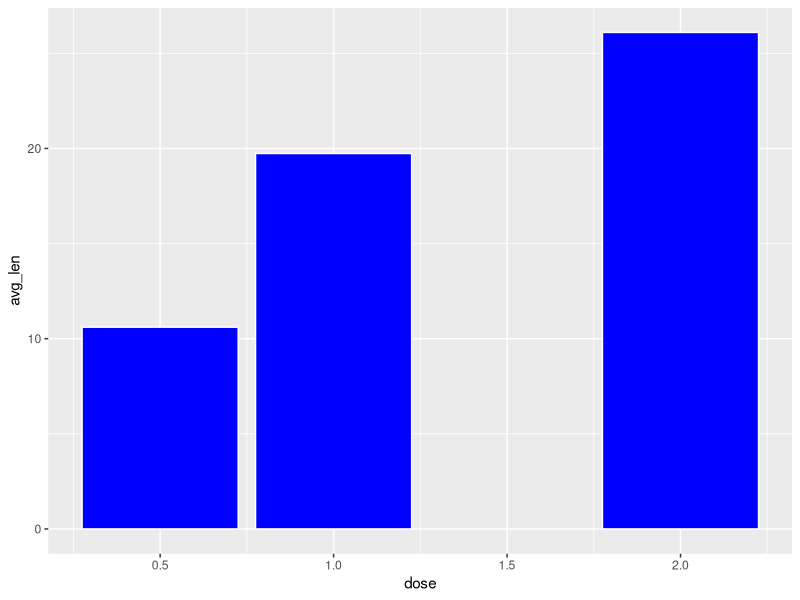
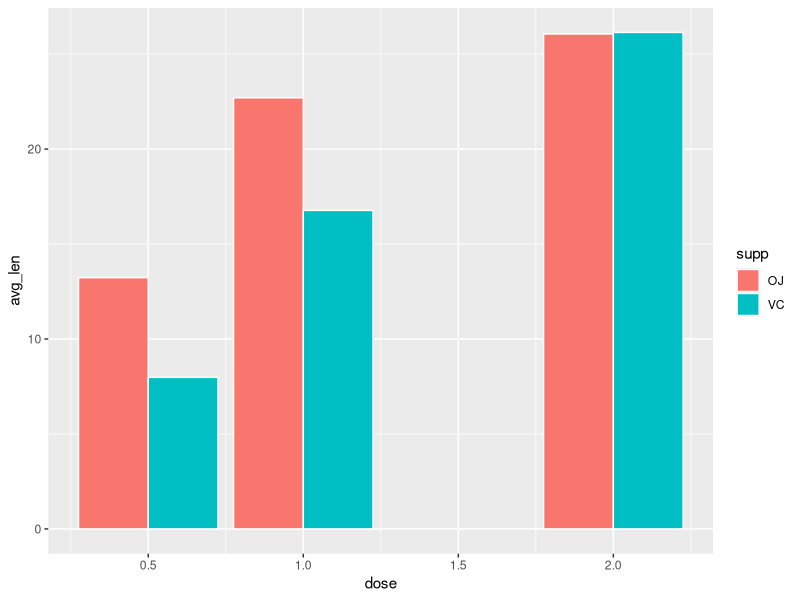

The R source for these figures, in order:
## ---- chunk 1
knitr::opts_chunk$set(echo = TRUE, fig.height = 3, fig.width = 5)
## ---- chunk 2
library(dplyr)
library(ggplot2)
## ---- chunk 3
ToothGrowth |> head()
## ---- chunk 4
ToothGrowth |>
  summarize(avg_len = mean(len))
## ---- chunk 5
ToothGrowth |>
  group_by(dose)
## ---- chunk 6
ToothGrowth |>
  group_by(dose) |>
  summarize(avg_len = mean(len))
## ---- chunk 7
ToothGrowth |>
  group_by(dose) |>
  summarize(avg_len = mean(len)) |>
  ggplot() +
    geom_bar(aes(x = dose, y = avg_len), 
             stat  = "identity",
             fill  = "blue",
             color = "white")
## ---- chunk 8
answer01 <- ToothGrowth |> 
  group_by(dose) |>
  summarize(median_len = median(len))
## ---- chunk 9
answer02 <- ToothGrowth |>
  group_by(dose) |>
  summarize(max_len = max(len))
## ---- chunk 10
ToothGrowth |>
  group_by(dose, supp) |>
  summarize(avg_len = mean(len))
## ---- chunk 11
ToothGrowth |>
  group_by(dose, supp) |>
  summarize(avg_len = mean(len)) |>
  ggplot() +
    geom_bar(aes(x = dose, y = avg_len, fill = supp), 
             stat  = "identity",
             color = "white",
             position = "dodge")
## ---- chunk 12
answer03 <- TRUE
## ---- chunk 13
answer04 <- ToothGrowth |>
  group_by(dose, supp) |>
  summarize(median_len = median(len))
## ---- chunk 14
answer05 <- c(1.0, "VC")
## ---- chunk 15
answer05 <- c(0.5, "VC")
## ---- chunk 16
ToothGrowth |> 
  summarize(n())
## ---- chunk 17
ToothGrowth |> 
  group_by(dose) |>
  summarize(n())
## ---- chunk 18
answer06 <- ToothGrowth |>
  group_by(supp) |>
  summarize(n())
## ---- chunk 19
ToothGrowth |>
  mutate(rel_len = len / mean(len))
## ---- chunk 20
ToothGrowth |>
  group_by(dose) |>
  mutate(rel_len_by_dose = len / mean(len))
## ---- chunk 21
answer07 <- ToothGrowth |>
  group_by(dose, supp) |>
  mutate(rel_len_dose_supp = len/mean(len))
## ---- chunk 22
ToothGrowth |>
  group_by(dose) |>
  filter(len > mean(len))
## ---- chunk 23
answer08 <- 27
## ---- chunk 24
answer09 <- 29
## ---- chunk 25
ToothGrowth |> 
  group_by(dose) |> 
  arrange(desc(len)) |> 
  slice(1:2)
## ---- chunk 26
answer10 <- ToothGrowth |>
  group_by(dose) |>
  arrange(desc(len)) |>
  slice(3)
